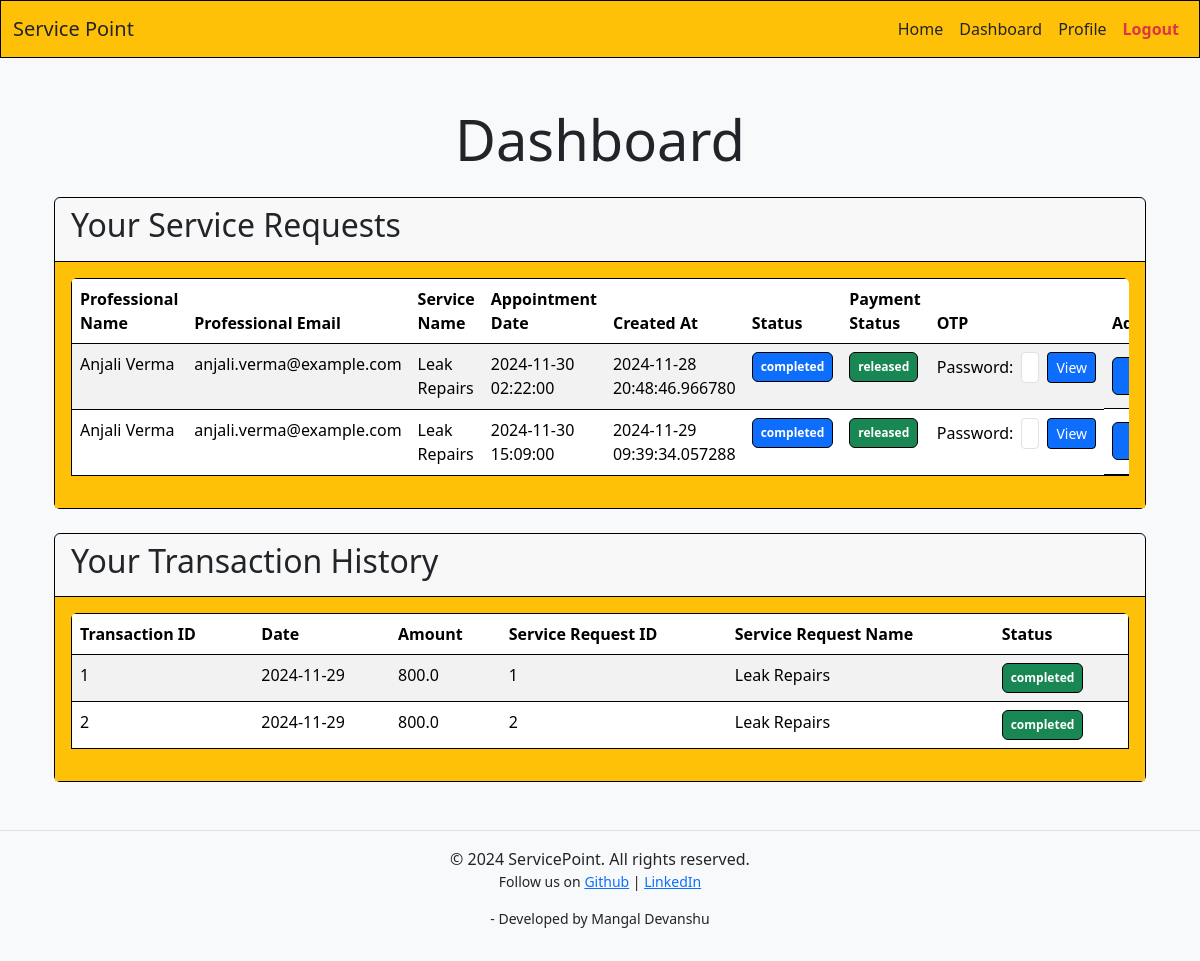
The app's page /dashboard/user (signed in) with its own data.
### models.py (models this page shows)
class ServiceRequest(db.Model):
    id = db.Column(db.Integer, primary_key=True)
    user_id = db.Column(db.Integer, db.ForeignKey('user.id', name='fk_servicerequest_user'), nullable=False)
    service_professional_id = db.Column(db.Integer, db.ForeignKey('service_professional.id', name='fk_servicerequest_serviceprofessional'), nullable=False)
    service_id = db.Column(db.Integer, db.ForeignKey('service.id', name='fk_servicerequest_service'), nullable=False)
    appointment = db.Column(db.DateTime, nullable=False)
    address = db.Column(db.String(256), nullable=False)
    status = db.Column(
        db.Enum('pending', 'approved', 'completed', 'canceled', name='service_request_status'),
        nullable=False,
        default='pending'
    )
    otp = db.Column(db.String(6), nullable=True)
    created_at = db.Column(db.DateTime, default=datetime.utcnow, nullable=False)
    completed_at = db.Column(db.DateTime, nullable=True)
    transactions = db.relationship('Transaction', backref='service_request', lazy=True, uselist=False)
    payment_status = db.Column(
        db.Enum('pending', 'held', 'released', 'refunded', name='payment_status'),
        nullable=False,
        default='pending'
    )

class ServiceProfessional(db.Model):
    id = db.Column(db.Integer, primary_key=True)
    service = db.relationship('Service', backref='service_professional', lazy=True, uselist=False)
    service_requests = db.relationship('ServiceRequest', backref='service_request_professional', lazy=True)
    name = db.Column(db.String(64), nullable=False)
    email = db.Column(db.String(128), unique=True, nullable=False)
    category = db.Column(db.String(64), db.ForeignKey('category.name', name='fk_serviceprofessional_category'), nullable=False)
    description = db.Column(db.String(256), nullable=True)
    experience = db.Column(db.Integer, nullable=False)
    username = db.Column(db.String(32), unique=True, nullable=False)
    passhash = db.Column(db.String(256), nullable=False)
    approved = db.Column(db.Boolean, nullable=False, default=False)
    blocked = db.Column(db.Boolean, nullable=False, default=False)
    created_at = db.Column(db.DateTime, default=datetime.utcnow, nullable=False)
    transactions = db.relationship('Transaction', backref='service_professional', lazy=True)

class Service(db.Model):
    id = db.Column(db.Integer, primary_key=True)
    category_id = db.Column(db.Integer, db.ForeignKey('category.id', name='fk_service_category'), nullable=False)
    service_professional_id = db.Column(db.Integer, db.ForeignKey('service_professional.id', name='fk_service_serviceprofessional'), nullable=False)
    name = db.Column(db.String(64), nullable=False)
    description = db.Column(db.String(256), nullable=True)
    price = db.Column(db.Float, nullable=False)
    time = db.Column(db.Integer, nullable=False)
    area_pincode = db.Column(db.String(6), nullable=False)
    created_at = db.Column(db.DateTime, default=datetime.utcnow, nullable=False)
    reviews = db.relationship('Review', backref='service', lazy=True)
    service_requests = db.relationship('ServiceRequest', backref='service', lazy=True)

class Transaction(db.Model):
    id = db.Column(db.Integer, primary_key=True)
    user_id = db.Column(db.Integer, db.ForeignKey('user.id', name='fk_transaction_user'), nullable=False)
    service_professional_id = db.Column(db.Integer, db.ForeignKey('service_professional.id', name='fk_transaction_serviceprofessional'), nullable=False)
    service_request_id = db.Column(db.Integer, db.ForeignKey('service_request.id', name='fk_transaction_servicerequest'), nullable=False)
    price = db.Column(db.Float, nullable=False)
    date = db.Column(db.Date, nullable=False)
    created_at = db.Column(db.DateTime, default=datetime.utcnow, nullable=False)
    status = db.Column(
        db.Enum('pending', 'completed', 'failed', 'refunded', name='transaction_status'),
        nullable=False,
        default='pending'
    )

### routes.py (the view)
@app.route('/dashboard/user')
@login_required
@user_required
def show_dashboard_user():
    print("User dashboard requested")
    user=User.query.filter_by(username=session['user']).first()
    service_requests=ServiceRequest.query.filter_by(user_id=user.id).all()
    transaction=Transaction.query.filter_by(user_id=user.id).all()
    user_reviews=Review.query.filter_by(user_id=user.id).all()
    return render_template("dashboard/user.html",user=user,service_requests=service_requests,transactions=transaction,reviews=user_reviews)

### routes.py (called while the page is built)
def login_required(func):
    @wraps(func)
    def inner(*args, **kwargs):
        if 'logged_in' in session:
            return func(*args, **kwargs)
        else:
            flash("You are not authorized to view this page, please login")
            return redirect(url_for('show_login'))
    return inner

def user_required(func):
    @wraps(func)
    def inner(*args, **kwargs):
        if 'logged_in' in session and session['user_type']=="user":
            return func(*args, **kwargs)
        else:
            flash("You are not authorized to view this page")
            return redirect(url_for('show_login'))
    return inner

### templates/dashboard/user.html (shortened to what this page needs)
{% extends 'layout.html' %}
{% block content %}
    <div class="container">
        <h1 class="display-4 text-center text-dark">Dashboard</h1>
        <div class="mt-4">
            <div class="card mb-4 border border-black">
                <div class="card-header border-bottom border-black">
                    <h2>Your Service Requests</h2>
                </div>
                <div class="card-body bg-warning">
                    <div class="table-responsive rounded-2">
                        <table class="table table-striped rounded-2">
                            <thead class="thead-dark border border-black rounded-2">
                                <tr>
                                    <th>Professional Name</th>
                                    <th>Professional Email</th>
                                    <th>Service Name</th>
                                    <th>Appointment Date</th>
                                    <th>Created At</th>
                                    <th>Status</th>
                                    <th>Payment Status</th>
                                    <th>OTP</th>
                                    <th>Add Review</th>
                                </tr>
                            </thead>
                            <tbody class="border border-black rounded-2">
                                {% for service_request in service_requests %}
                                    <tr>
                                        <td>{{ service_request.service_request_professional.name }}</td>
                                        <td>{{ service_request.service_request_professional.email }}</td>
                                        <td>{{ service_request.service.name }}</td>
                                        <td>{{ service_request.appointment }}</td>
                                        <td>{{ service_request.created_at }}</td>
                                        <td>
                                            <span class="badge py-2 px-2 border-black border
                                                {% if service_request.status == 'completed' %}text-bg-primary{% endif %}
                                            ">
                                                {{ service_request.status }}
                                            </span>
                                        </td>
                                        <td>
                                            <div class="d-flex align-items-center gap-2">
                                                <span class="badge py-2 px-2 border-black border
                                                    {% if service_request.payment_status == 'released' %}text-bg-success{% endif %}
                                                    {% if service_request.payment_status == 'held' %}text-bg-danger{% endif %}">
                                                    {{ service_request.payment_status }}
                                                </span>
                                            </div>
                                        </td>
                                        <td style="width: 25%;">
                                            <div class="d-flex align-items-center gap-1">
                                                <form method="POST" action="{{ url_for('show_otp', id=service_request.id) }}" class="d-flex align-items-center">
                                                    <label for="password" class="me-2">Password:</label>
                                                    <input type="password" id="password" name="password" class="form-control form-control-sm me-2" placeholder="Enter password" required>
                                                    <button type="submit" class="btn btn-primary btn-sm border border-black">View</button>
                                                </form>
                                            </div>
                                        </td>
                                        <td class="d-flex align-items-center gap-2 mx-auto" style="height: 4.1rem;">
                                            {% if service_request.status == 'completed' %}
                                                    <a href="{{ url_for('add_review', id=service_request.service.id) }}" class="btn btn-primary border border-black" style="width: 125px; height:38px">Add Review</a>
                                            {% else %}
                                                <p class="px-2 mt-3">Review on completion</p>
                                            {% endif %}
                                        </td>
                                    </tr>
                                {% endfor %}
                            </tbody>
                        </table>
                    </div>
                </div>
            </div>
            <div class="card mb-4 border border-black">
                <div class="card-header border-bottom border-black">
                    <h2>Your Transaction History</h2>
                </div>
                <div class="card-body bg-warning    ">
                    <div class="table-responsive rounded-2">
                        <table class="table table-striped rounded-2">
                            <thead class="thead-dark border border-black rounded-2">
                                <tr>
                                    <th>Transaction ID</th>
                                    <th>Date</th>
                                    <th>Amount</th>
                                    <th>Service Request ID</th>
                                    <th>Service Request Name</th>
                                    <th>Status</th>
                                </tr>
                            </thead>
                            <tbody class="border border-black rounded-2">
                                {% for transaction in transactions %}
                                    <tr>
                                        <td>{{ transaction.id }}</td>
                                        <td>{{ transaction.date }}</td>
                                        <td>{{ transaction.price }}</td>
                                        <td>{{ transaction.service_request.id }}</td>
                                        <td>{{ transaction.service_request.service.name }}</td>
                                        <td>
                                            <span class="badge py-2 px-2 border-black border
                                                {% if transaction.status == 'completed' %}text-bg-success{% endif %}
                                            ">
                                                {{ transaction.status }}
                                            </span>
                                    </tr>
                                {% endfor %}
                            </tbody>
                        </table>
                    </div>
                </div>
            </div>
        </div>
    </div>
{% endblock %}

### records on screen
ServiceRequest: service_request_professional.name "Anjali Verma", service_request_professional.email "anjali.verma@example.com", service.name "Leak Repairs", appointment "2024-11-30 02:22:00", created_at "2024-11-28 20:48:46.966780", status "completed", payment_status "released"
ServiceRequest: service_request_professional.name "Anjali Verma", service_request_professional.email "anjali.verma@example.com", service.name "Leak Repairs", appointment "2024-11-30 15:09:00", created_at "2024-11-29 09:39:34.057288", status "completed", payment_status "released"
